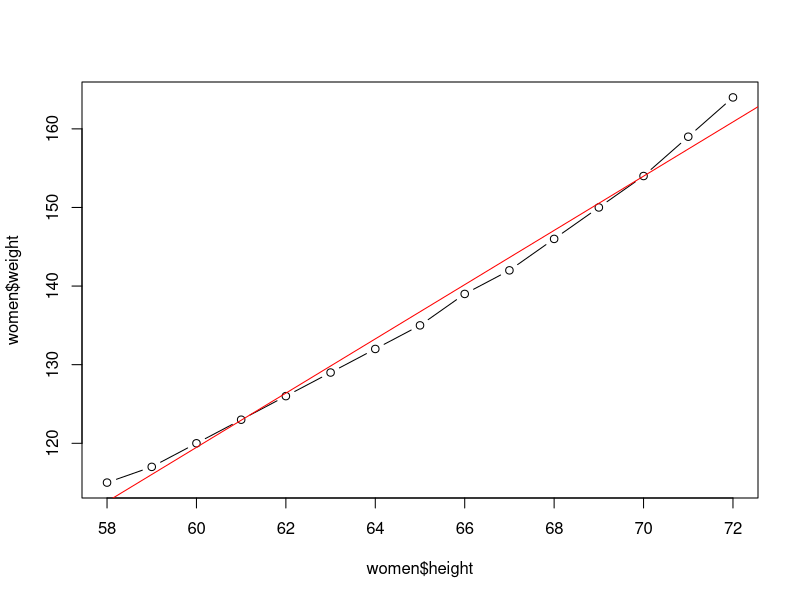
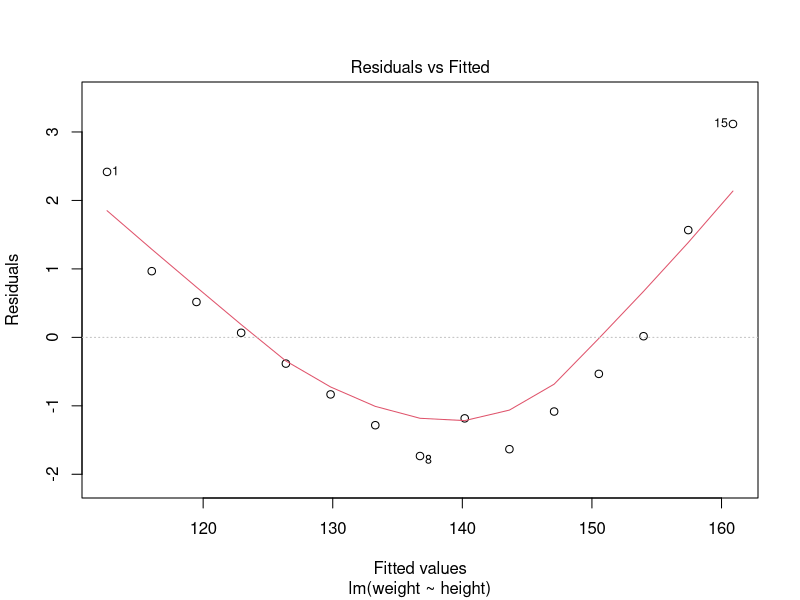
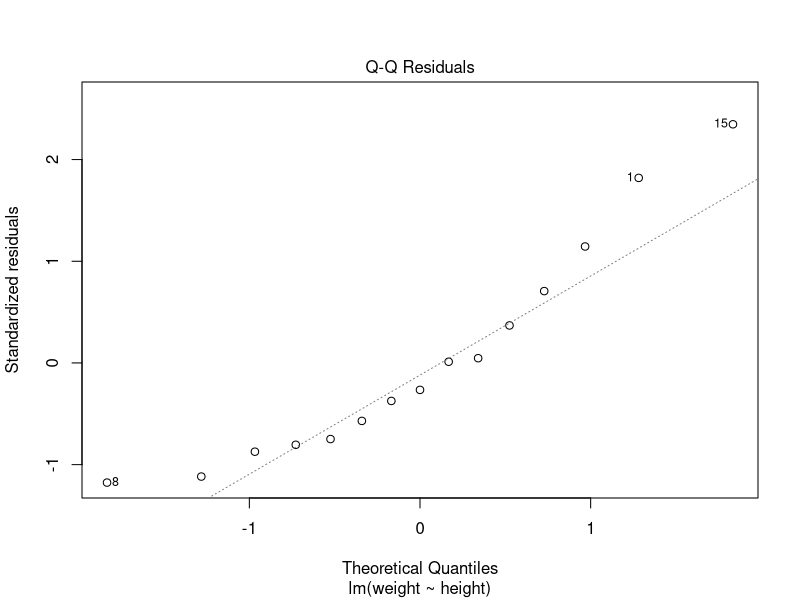
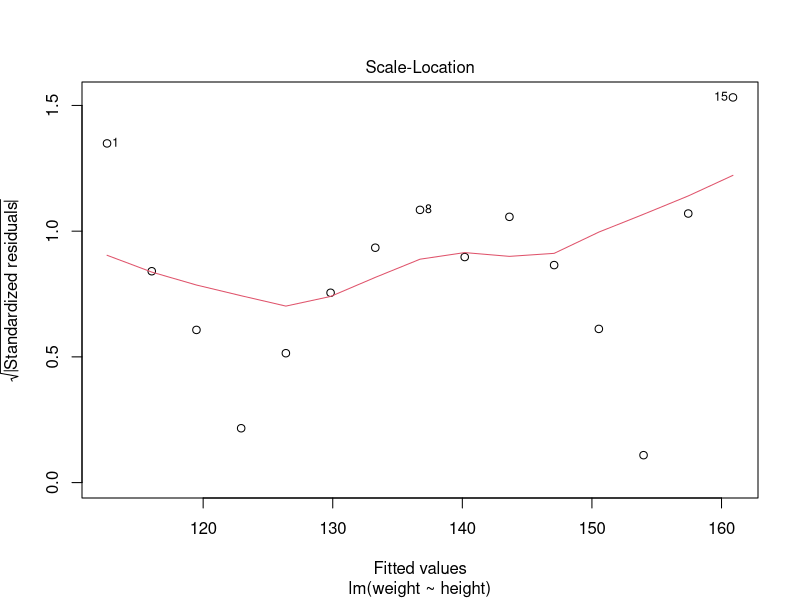
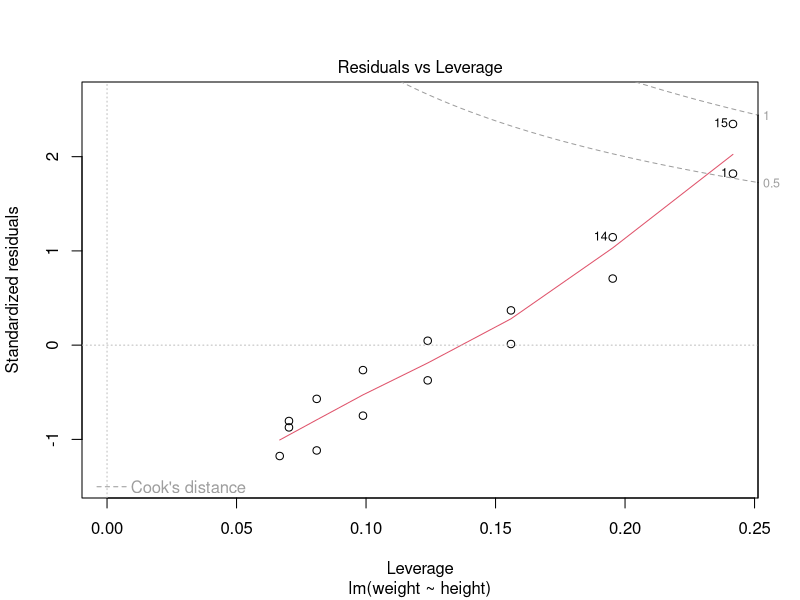

Reproduce these figures in R, in order. (Note: this script raises an error after producing the figures.)
# Regression Analysis
# Simple Linear with 1 IV and 1 DV

data(women)
women
names(women)
str(women)

cov(women$height, women$weight)
#69 : which show positive relationship between height and weight

cor(women$height, women$weight)
#0.995 : which shows Strong and Positive relationship betw height & weight
0.995^2 # also equal R^2 value in this case (Simple Linear Regression)

plot(x=women$height, y=women$weight, type='b')
abline(lm(weight ~ height, data=women), col='red')
names(women)  #x- IV, y -DV
fit1 = lm(weight ~ height, data=women)  # creating a model
fit1
summary(fit1)  #summary of the Model

#Ho: (F Test) : No relationship between Y and any X
#Ha:  There is relationship between Y and at least one X
# p < 0.05 Reject Ho in favour of Ha

attributes(fit1)  #output of model

#coefficients
coef(fit1)
#p values for b0 & b1 are significant as it is < 0.05
#pvalue1 = 1.71e-09 < 0.05
#pvalue2 = 1.09e-14 < 0.05

coef(fit1)
#Y = -87 + 3.4 * X  # no extrapolations
(Y = -87 + 3.4 * 20)  # weight cannot be negative
range(women$height)
(Y = -87 + 3.4 * 58)
(Y = -87 + 3.4 * 61.5)
(Y = -87 + 3.4 * 72)
range(women$height)
women


#R^2
(summary(fit1))$r.squared  #0.991
(summary(fit1))$adj.r.squared  #0.9903
#99% of variation in weight is explained by Height
#Good Linear Model for Prediction


#FStats : p value
(summary(fit1))$fstatistic 
#pvalue : 1.09e-14  < 0.05 : Model exists
#There is at least 1 IV which explains variation in Y (DV)


#Prediction : for height = 65, 66

(new1 = data.frame(height=c(65,66,66.5)))
new1
(p1=predict(fit1, newdata = new1))
cbind(new1, p1)
#136.7333 140.1833

(new2 = data.frame(height=c(60,69)))
(p2=predict(fit1, newdata = new2))
cbind(new2, p2)
plot(fit1)

?predict
predict(fit1, newdata = new1, interval='confidence')
predict(fit1, newdata = new1, interval='prediction')

women
women$weight
fitted(fit1) # predicted values of all original Xs
predict(fit1, newdata = data.frame(women$height)) # same as above for single X

new3 = data.frame(women$height)  # DF using height of original data
cbind(women, fitted(fit1), residuals(fit1))  # compare women, predicted, errors
residuals(fit1)  # diff between actual and predicted values of weight
summary(fit1)
summary(residuals(fit1))

plot(fit1)


x1 = c(1,2,3)
x2 = c(4,5,6)
x1
x2
cbind(x1,x2)
rbind(x1,x2)